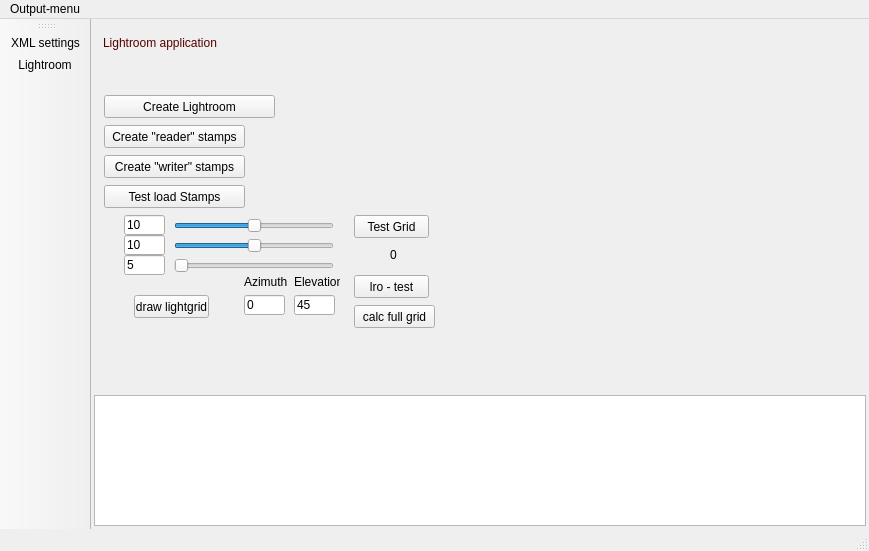
<?xml version="1.0" encoding="UTF-8"?>
<ui version="4.0">
 <class>MainWindowClass</class>
 <widget class="QMainWindow" name="MainWindowClass">
  <property name="geometry">
   <rect>
    <x>0</x>
    <y>0</y>
    <width>869</width>
    <height>551</height>
   </rect>
  </property>
  <property name="windowTitle">
   <string>FON Studio</string>
  </property>
  <property name="windowIcon">
   <iconset resource="res/fonstudio.qrc">
    <normaloff>:/phone-icon.png</normaloff>:/phone-icon.png</iconset>
  </property>
  <widget class="QWidget" name="centralWidget">
   <layout class="QGridLayout" name="gridLayout" rowstretch="0,5,2">
    <property name="leftMargin">
     <number>3</number>
    </property>
    <property name="topMargin">
     <number>3</number>
    </property>
    <property name="rightMargin">
     <number>3</number>
    </property>
    <property name="bottomMargin">
     <number>3</number>
    </property>
    <property name="spacing">
     <number>3</number>
    </property>
    <item row="0" column="0" colspan="2">
     <widget class="QWidget" name="mainCaption" native="true">
      <property name="minimumSize">
       <size>
        <width>0</width>
        <height>40</height>
       </size>
      </property>
      <property name="maximumSize">
       <size>
        <width>16777215</width>
        <height>40</height>
       </size>
      </property>
      <widget class="QLabel" name="headerCaption">
       <property name="geometry">
        <rect>
         <x>9</x>
         <y>9</y>
         <width>701</width>
         <height>24</height>
        </rect>
       </property>
       <property name="styleSheet">
        <string>font: 75 14pt &quot;Verdana&quot;;
color: rgb(85, 0, 0);</string>
       </property>
       <property name="text">
        <string>Lightroom application</string>
       </property>
       <property name="textFormat">
        <enum>Qt::PlainText</enum>
       </property>
      </widget>
     </widget>
    </item>
    <item row="1" column="0">
     <widget class="QStackedWidget" name="editStack">
      <property name="sizePolicy">
       <sizepolicy hsizetype="Preferred" vsizetype="Preferred">
        <horstretch>0</horstretch>
        <verstretch>0</verstretch>
       </sizepolicy>
      </property>
      <property name="minimumSize">
       <size>
        <width>400</width>
        <height>0</height>
       </size>
      </property>
      <property name="currentIndex">
       <number>1</number>
      </property>
      <widget class="QWidget" name="pageXML">
       <layout class="QVBoxLayout" name="verticalLayout">
        <item>
         <layout class="QHBoxLayout" name="horizontalLayout">
          <item>
           <widget class="QLineEdit" name="initFileName">
            <property name="text">
             <string>fon.xml</string>
            </property>
           </widget>
          </item>
          <item>
           <widget class="QPushButton" name="reloadFile">
            <property name="toolTip">
             <string>Reload file from drive</string>
            </property>
            <property name="text">
             <string>Reload</string>
            </property>
           </widget>
          </item>
          <item>
           <widget class="QPushButton" name="openFile">
            <property name="toolTip">
             <string>open file using file dialog</string>
            </property>
            <property name="text">
             <string>Open</string>
            </property>
           </widget>
          </item>
          <item>
           <widget class="QPushButton" name="saveFile">
            <property name="toolTip">
             <string>save current XML to file</string>
            </property>
            <property name="text">
             <string>Save</string>
            </property>
           </widget>
          </item>
          <item>
           <widget class="QPushButton" name="applyXML">
            <property name="toolTip">
             <string>load xml file into the system (necessary!)</string>
            </property>
            <property name="text">
             <string>Apply!</string>
            </property>
           </widget>
          </item>
         </layout>
        </item>
        <item>
         <widget class="QTextEdit" name="iniEdit">
          <property name="enabled">
           <bool>true</bool>
          </property>
          <property name="sizePolicy">
           <sizepolicy hsizetype="Expanding" vsizetype="Expanding">
            <horstretch>0</horstretch>
            <verstretch>1</verstretch>
           </sizepolicy>
          </property>
          <property name="maximumSize">
           <size>
            <width>1000</width>
            <height>16777215</height>
           </size>
          </property>
         </widget>
        </item>
       </layout>
      </widget>
      <widget class="QWidget" name="pageLightroom">
       <widget class="QPushButton" name="pbCreateLightroom">
        <property name="geometry">
         <rect>
          <x>10</x>
          <y>30</y>
          <width>171</width>
          <height>23</height>
         </rect>
        </property>
        <property name="text">
         <string>Create Lightroom</string>
        </property>
       </widget>
       <widget class="QPushButton" name="testLRO">
        <property name="geometry">
         <rect>
          <x>260</x>
          <y>210</y>
          <width>75</width>
          <height>23</height>
         </rect>
        </property>
        <property name="text">
         <string>lro - test</string>
        </property>
       </widget>
       <widget class="QLineEdit" name="lr_x">
        <property name="geometry">
         <rect>
          <x>30</x>
          <y>150</y>
          <width>41</width>
          <height>20</height>
         </rect>
        </property>
        <property name="text">
         <string>10</string>
        </property>
       </widget>
       <widget class="QLineEdit" name="lr_z">
        <property name="geometry">
         <rect>
          <x>30</x>
          <y>190</y>
          <width>41</width>
          <height>20</height>
         </rect>
        </property>
        <property name="text">
         <string>5</string>
        </property>
       </widget>
       <widget class="QLineEdit" name="lr_y">
        <property name="geometry">
         <rect>
          <x>30</x>
          <y>170</y>
          <width>41</width>
          <height>20</height>
         </rect>
        </property>
        <property name="text">
         <string>10</string>
        </property>
       </widget>
       <widget class="QPushButton" name="lroTestHemi">
        <property name="geometry">
         <rect>
          <x>260</x>
          <y>150</y>
          <width>75</width>
          <height>23</height>
         </rect>
        </property>
        <property name="text">
         <string>Test Grid</string>
        </property>
       </widget>
       <widget class="QPushButton" name="lrCalcFullGrid">
        <property name="geometry">
         <rect>
          <x>260</x>
          <y>240</y>
          <width>81</width>
          <height>23</height>
         </rect>
        </property>
        <property name="text">
         <string>calc full grid</string>
        </property>
       </widget>
       <widget class="QPushButton" name="lrLightGrid">
        <property name="geometry">
         <rect>
          <x>40</x>
          <y>230</y>
          <width>75</width>
          <height>23</height>
         </rect>
        </property>
        <property name="text">
         <string>draw lightgrid</string>
        </property>
       </widget>
       <widget class="QSlider" name="lrSliderX">
        <property name="geometry">
         <rect>
          <x>80</x>
          <y>150</y>
          <width>160</width>
          <height>21</height>
         </rect>
        </property>
        <property name="minimum">
         <number>-50</number>
        </property>
        <property name="maximum">
         <number>50</number>
        </property>
        <property name="orientation">
         <enum>Qt::Horizontal</enum>
        </property>
       </widget>
       <widget class="QSlider" name="lrSliderY">
        <property name="geometry">
         <rect>
          <x>80</x>
          <y>170</y>
          <width>160</width>
          <height>21</height>
         </rect>
        </property>
        <property name="minimum">
         <number>-50</number>
        </property>
        <property name="maximum">
         <number>50</number>
        </property>
        <property name="orientation">
         <enum>Qt::Horizontal</enum>
        </property>
       </widget>
       <widget class="QSlider" name="lrSliderZ">
        <property name="geometry">
         <rect>
          <x>80</x>
          <y>190</y>
          <width>160</width>
          <height>21</height>
         </rect>
        </property>
        <property name="maximum">
         <number>50</number>
        </property>
        <property name="orientation">
         <enum>Qt::Horizontal</enum>
        </property>
       </widget>
       <widget class="QLineEdit" name="lrAzim">
        <property name="geometry">
         <rect>
          <x>150</x>
          <y>230</y>
          <width>41</width>
          <height>20</height>
         </rect>
        </property>
        <property name="text">
         <string>0</string>
        </property>
       </widget>
       <widget class="QLineEdit" name="lrElevation">
        <property name="geometry">
         <rect>
          <x>200</x>
          <y>230</y>
          <width>41</width>
          <height>20</height>
         </rect>
        </property>
        <property name="text">
         <string>45</string>
        </property>
       </widget>
       <widget class="QLabel" name="label_4">
        <property name="geometry">
         <rect>
          <x>150</x>
          <y>210</y>
          <width>46</width>
          <height>14</height>
         </rect>
        </property>
        <property name="text">
         <string>Azimuth</string>
        </property>
       </widget>
       <widget class="QLabel" name="label_5">
        <property name="geometry">
         <rect>
          <x>200</x>
          <y>210</y>
          <width>46</width>
          <height>14</height>
         </rect>
        </property>
        <property name="text">
         <string>Elevation</string>
        </property>
       </widget>
       <widget class="QPushButton" name="lrProcess">
        <property name="geometry">
         <rect>
          <x>10</x>
          <y>90</y>
          <width>141</width>
          <height>23</height>
         </rect>
        </property>
        <property name="text">
         <string>Create &quot;writer&quot; stamps</string>
        </property>
       </widget>
       <widget class="QLabel" name="lrHemiValue">
        <property name="geometry">
         <rect>
          <x>296</x>
          <y>180</y>
          <width>20</width>
          <height>20</height>
         </rect>
        </property>
        <property name="text">
         <string>0</string>
        </property>
       </widget>
       <widget class="QPushButton" name="lrLoadStamps">
        <property name="geometry">
         <rect>
          <x>10</x>
          <y>120</y>
          <width>141</width>
          <height>23</height>
         </rect>
        </property>
        <property name="text">
         <string>Test load Stamps</string>
        </property>
       </widget>
       <widget class="QPushButton" name="lrReadStamps">
        <property name="geometry">
         <rect>
          <x>10</x>
          <y>60</y>
          <width>141</width>
          <height>23</height>
         </rect>
        </property>
        <property name="text">
         <string>Create &quot;reader&quot; stamps</string>
        </property>
       </widget>
      </widget>
      <widget class="QWidget" name="pageFON">
       <layout class="QVBoxLayout" name="verticalLayout_2"/>
      </widget>
     </widget>
    </item>
    <item row="1" column="1">
     <widget class="PaintArea" name="PaintWidget" native="true">
      <property name="sizePolicy">
       <sizepolicy hsizetype="Expanding" vsizetype="Expanding">
        <horstretch>2</horstretch>
        <verstretch>0</verstretch>
       </sizepolicy>
      </property>
      <property name="cursor">
       <cursorShape>CrossCursor</cursorShape>
      </property>
      <property name="autoFillBackground">
       <bool>true</bool>
      </property>
     </widget>
    </item>
    <item row="2" column="0" colspan="2">
     <widget class="QPlainTextEdit" name="logOutput">
      <property name="sizePolicy">
       <sizepolicy hsizetype="Expanding" vsizetype="Expanding">
        <horstretch>0</horstretch>
        <verstretch>2</verstretch>
       </sizepolicy>
      </property>
      <property name="maximumSize">
       <size>
        <width>16777215</width>
        <height>200</height>
       </size>
      </property>
     </widget>
    </item>
   </layout>
  </widget>
  <widget class="QMenuBar" name="menuBar">
   <property name="geometry">
    <rect>
     <x>0</x>
     <y>0</y>
     <width>869</width>
     <height>21</height>
    </rect>
   </property>
   <widget class="QMenu" name="menuOutput_menu">
    <property name="title">
     <string>Output-menu</string>
    </property>
    <addaction name="actionTreelist"/>
    <addaction name="actionFON_grid"/>
   </widget>
   <addaction name="menuOutput_menu"/>
  </widget>
  <widget class="QToolBar" name="mainToolBar">
   <property name="iconSize">
    <size>
     <width>32</width>
     <height>32</height>
    </size>
   </property>
   <property name="toolButtonStyle">
    <enum>Qt::ToolButtonTextUnderIcon</enum>
   </property>
   <attribute name="toolBarArea">
    <enum>LeftToolBarArea</enum>
   </attribute>
   <attribute name="toolBarBreak">
    <bool>false</bool>
   </attribute>
   <addaction name="actionEdit_XML_settings"/>
   <addaction name="actionLightroom"/>
  </widget>
  <widget class="QStatusBar" name="statusBar"/>
  <action name="actionLightroom">
   <property name="icon">
    <iconset resource="res/fonstudio.qrc">
     <normaloff>:/camera.png</normaloff>:/camera.png</iconset>
   </property>
   <property name="text">
    <string>Lightroom</string>
   </property>
   <property name="toolTip">
    <string>switch to lightroom</string>
   </property>
  </action>
  <action name="actionEdit_XML_settings">
   <property name="icon">
    <iconset resource="res/fonstudio.qrc">
     <normaloff>:/source_xml.png</normaloff>:/source_xml.png</iconset>
   </property>
   <property name="text">
    <string>XML settings</string>
   </property>
  </action>
  <action name="actionTreelist">
   <property name="text">
    <string>treelist</string>
   </property>
  </action>
  <action name="actionFON_grid">
   <property name="text">
    <string>FON grid</string>
   </property>
  </action>
 </widget>
 <layoutdefault spacing="6" margin="11"/>
 <customwidgets>
  <customwidget>
   <class>PaintArea</class>
   <extends>QWidget</extends>
   <header location="global">paintarea.h</header>
   <container>1</container>
  </customwidget>
 </customwidgets>
 <tabstops>
  <tabstop>lr_x</tabstop>
  <tabstop>lr_y</tabstop>
  <tabstop>lr_z</tabstop>
  <tabstop>iniEdit</tabstop>
  <tabstop>pbCreateLightroom</tabstop>
  <tabstop>logOutput</tabstop>
  <tabstop>testLRO</tabstop>
  <tabstop>initFileName</tabstop>
  <tabstop>applyXML</tabstop>
  <tabstop>saveFile</tabstop>
  <tabstop>lroTestHemi</tabstop>
  <tabstop>lrCalcFullGrid</tabstop>
  <tabstop>lrLightGrid</tabstop>
 </tabstops>
 <resources>
  <include location="res/fonstudio.qrc"/>
 </resources>
 <connections>
  <connection>
   <sender>lrSliderX</sender>
   <signal>valueChanged(int)</signal>
   <receiver>lroTestHemi</receiver>
   <slot>click()</slot>
   <hints>
    <hint type="sourcelabel">
     <x>218</x>
     <y>176</y>
    </hint>
    <hint type="destinationlabel">
     <x>173</x>
     <y>242</y>
    </hint>
   </hints>
  </connection>
  <connection>
   <sender>lrSliderY</sender>
   <signal>valueChanged(int)</signal>
   <receiver>lroTestHemi</receiver>
   <slot>click()</slot>
   <hints>
    <hint type="sourcelabel">
     <x>280</x>
     <y>198</y>
    </hint>
    <hint type="destinationlabel">
     <x>167</x>
     <y>240</y>
    </hint>
   </hints>
  </connection>
  <connection>
   <sender>lrSliderZ</sender>
   <signal>valueChanged(int)</signal>
   <receiver>lroTestHemi</receiver>
   <slot>click()</slot>
   <hints>
    <hint type="sourcelabel">
     <x>251</x>
     <y>216</y>
    </hint>
    <hint type="destinationlabel">
     <x>182</x>
     <y>243</y>
    </hint>
   </hints>
  </connection>
 </connections>
</ui>
